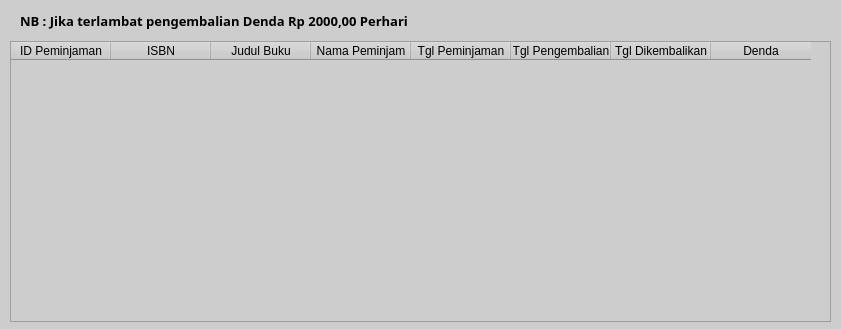
<?xml version="1.0" encoding="UTF-8"?>
<ui version="4.0">
 <class>Dialog</class>
 <widget class="QDialog" name="Dialog">
  <property name="geometry">
   <rect>
    <x>0</x>
    <y>0</y>
    <width>841</width>
    <height>329</height>
   </rect>
  </property>
  <property name="windowTitle">
   <string>Dialog</string>
  </property>
  <property name="styleSheet">
   <string notr="true">background-color: rgb(205, 205, 205);</string>
  </property>
  <widget class="QTableWidget" name="tblHistory">
   <property name="geometry">
    <rect>
     <x>10</x>
     <y>41</y>
     <width>821</width>
     <height>281</height>
    </rect>
   </property>
   <property name="font">
    <font>
     <family>Century Gothic</family>
     <pointsize>10</pointsize>
    </font>
   </property>
   <property name="editTriggers">
    <set>QAbstractItemView::NoEditTriggers</set>
   </property>
   <property name="selectionMode">
    <enum>QAbstractItemView::SingleSelection</enum>
   </property>
   <property name="selectionBehavior">
    <enum>QAbstractItemView::SelectRows</enum>
   </property>
   <column>
    <property name="text">
     <string>ID Peminjaman</string>
    </property>
   </column>
   <column>
    <property name="text">
     <string>ISBN</string>
    </property>
   </column>
   <column>
    <property name="text">
     <string>Judul Buku</string>
    </property>
   </column>
   <column>
    <property name="text">
     <string>Nama Peminjam</string>
    </property>
   </column>
   <column>
    <property name="text">
     <string>Tgl Peminjaman</string>
    </property>
   </column>
   <column>
    <property name="text">
     <string>Tgl Pengembalian</string>
    </property>
   </column>
   <column>
    <property name="text">
     <string>Tgl Dikembalikan</string>
    </property>
   </column>
   <column>
    <property name="text">
     <string>Denda</string>
    </property>
   </column>
  </widget>
  <widget class="QLabel" name="label">
   <property name="geometry">
    <rect>
     <x>20</x>
     <y>10</y>
     <width>411</width>
     <height>21</height>
    </rect>
   </property>
   <property name="font">
    <font>
     <family>Century Gothic</family>
     <pointsize>10</pointsize>
     <weight>75</weight>
     <bold>true</bold>
    </font>
   </property>
   <property name="text">
    <string>NB : Jika terlambat pengembalian Denda Rp 2000,00 Perhari</string>
   </property>
  </widget>
 </widget>
 <resources/>
 <connections/>
</ui>
